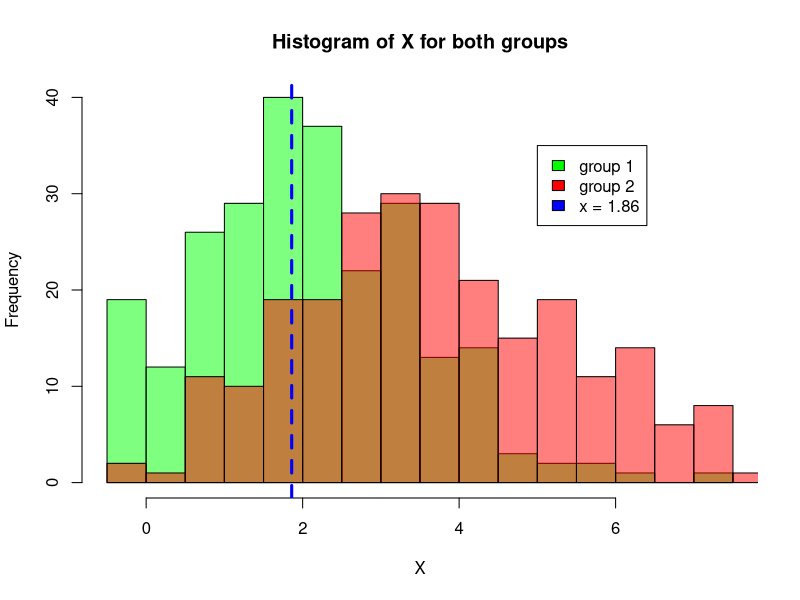

This chart was generated by the following R code:
## ---- chunk 1
set.seed(6164900)
Nk <- 250
K <- 2

Y <- rep(1:K, each = Nk)
X <- c(rpois(Nk, 2) + rnorm(Nk, 0, 0.01), rpois(Nk, 4) + rnorm(Nk, 0, 0.01))
df <- cbind(Y,X)

g1 <- hist(X[1:Nk],  breaks = 25, plot = F)
g2 <- hist(X[Nk:length(X)], breaks = 25, plot = F)
plot(g1, col = rgb(0,1,0,0.5), main = "Histogram of X for both groups",
     xlab = "X")
plot(g2, col = rgb(1,0,0,0.5), add = T)
abline(v = 1.86, lty = 2, lwd = 3, col = "blue")
legend(5, 35, fill = c("green", "red", "blue"),
       legend = c("group 1", "group 2", "x = 1.86"))

## ---- chunk 2
findprop <- function(x, histo){
  
  #put value between bins it is located by sorting the breaks with the value     appended to it.
  breaks <- sort(c(histo[["breaks"]], x)) 
  
  #obtain index of that value subtracted by one, because there is always one more break than the length of the proportions per bin.
  index <- which(breaks == x) - 1 
  
   #find proportion of cases in the bin x belongs too
  prop <- histo[["density"]][index]
  
  #if prop = NA or index == 0, then the new x value is outside the range of the observed X and so there are no cases in that bin.
  prop <- ifelse(index == 0, NA, prop)
  prop <- ifelse(is.na(prop), 0, prop) 
  
  #finally, if x precisely falls on a bin boundary, then prop has 2 values so if that is the case, let us take the mean.
  prop <- ifelse(length(prop) > 1, mean(prop), prop)
  
  return(prop)
}

findprop(1.2, g1)
findprop(1.86, g2)

## ---- chunk 3
set.seed(6164900)
Nk <- 250
K <- 2

Y <- rep(1:K, each = Nk)
X <- cbind(c(rpois(Nk, 2) + rnorm(Nk, 0, 0.01), 
             rpois(Nk, 4) + rnorm(Nk, 0, 0.01)),
        c(rnorm(Nk, -0.5), rnorm(Nk, 0.5, 1.5)),
        c(rnorm(Nk*2)))
df <- cbind(Y,X)
## ---- chunk 4
HistEst <- function(df, breaks = 25){
  
  N <- nrow(df)
  K <- length(table(df[,1])) #number of groups
  P <- ifelse(is.null(ncol(df[,2:ncol(df)])), 1, ncol(df[,2:ncol(df)])) #number of predictors

  #create separate df for each group
  groups <- list() #create memory
  for(i in 1:K){ #save all groups into separate df
    groups[[i]] <- df[df[,1] == i,]
  }
  
  probs <- sapply(groups, function(x){nrow(x)}) / N #proportions nk of N
  
  #list with K*P elements where each K elements are of the Pth predictor So if 2 classes and 2 predictors, than element 1 and 2 are for predictor 1.
  #hists[[1]] = predictor 1 for both groups
  hists <- lapply(groups, function(y){
    apply(y[,2:ncol(df)], 2, function(x){ #get histograms for each predictor
      hist(x, breaks = breaks, plot = F)
    })
  })
  
  #for every i in df[, j], findprop(i, hist[[k]][[j]])
  
  props <- matrix(NA, nrow(df), K*P)
  for(j in 1:P){
    propk <- matrix(NA, nrow(df), P)
    for(i in 1:nrow(df)){
      propi <- c()
      for(k in 1:length(hists)){
        pp <- findprop(df[i,(j+1)], hists[[k]][[j]])#for one individual, same predictor, different class
        propi <- append(propi, pp)
      }
      propk[i, ] <- propi
    }
    #when j = 1 then 1:P, when j = 2, then P+1 to P*2, when j = 3, P+1 to P*3
    z <- (1:(P*K))[(1:(P*K)) %% 2 == 1]
    props[ ,z[j]:(z[j]+1)] <- propk
  }
  
  #first two columns are for predictor 1, group 1 and 2 .. k.
  odd <- (1:(P*K))[(1:(P*K)) %% 2 == 1]
  even <- (1:(P*K))[(1:(P*K)) %% 2 == 2]
  group1 <-props[,odd]
  
  #now we need to multiply column 1 with 3 and 2 with 4.
  #then multiply with prior
  #divie by sum of priors + likelihood.

  

  #apply prodprop() to all classes
  prods <- lapply(groups, function(x){
    prodprops(x, breaks)
  })

  #####
  #We need to run findprop on all histograms, the difficult part is that the histograms must only be used on the predictor in df that corresponds to that histogram.
  #####
  
} 
